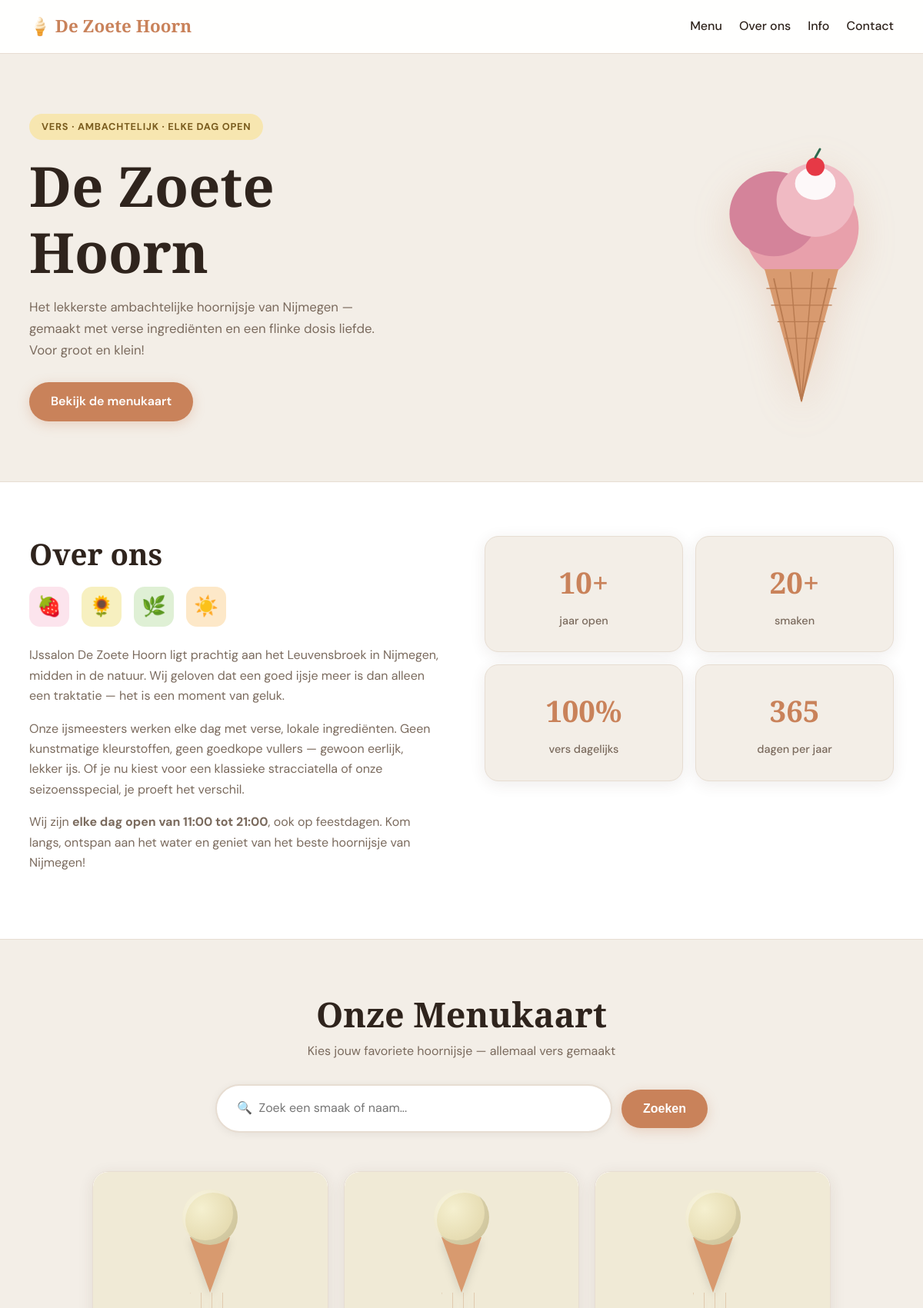
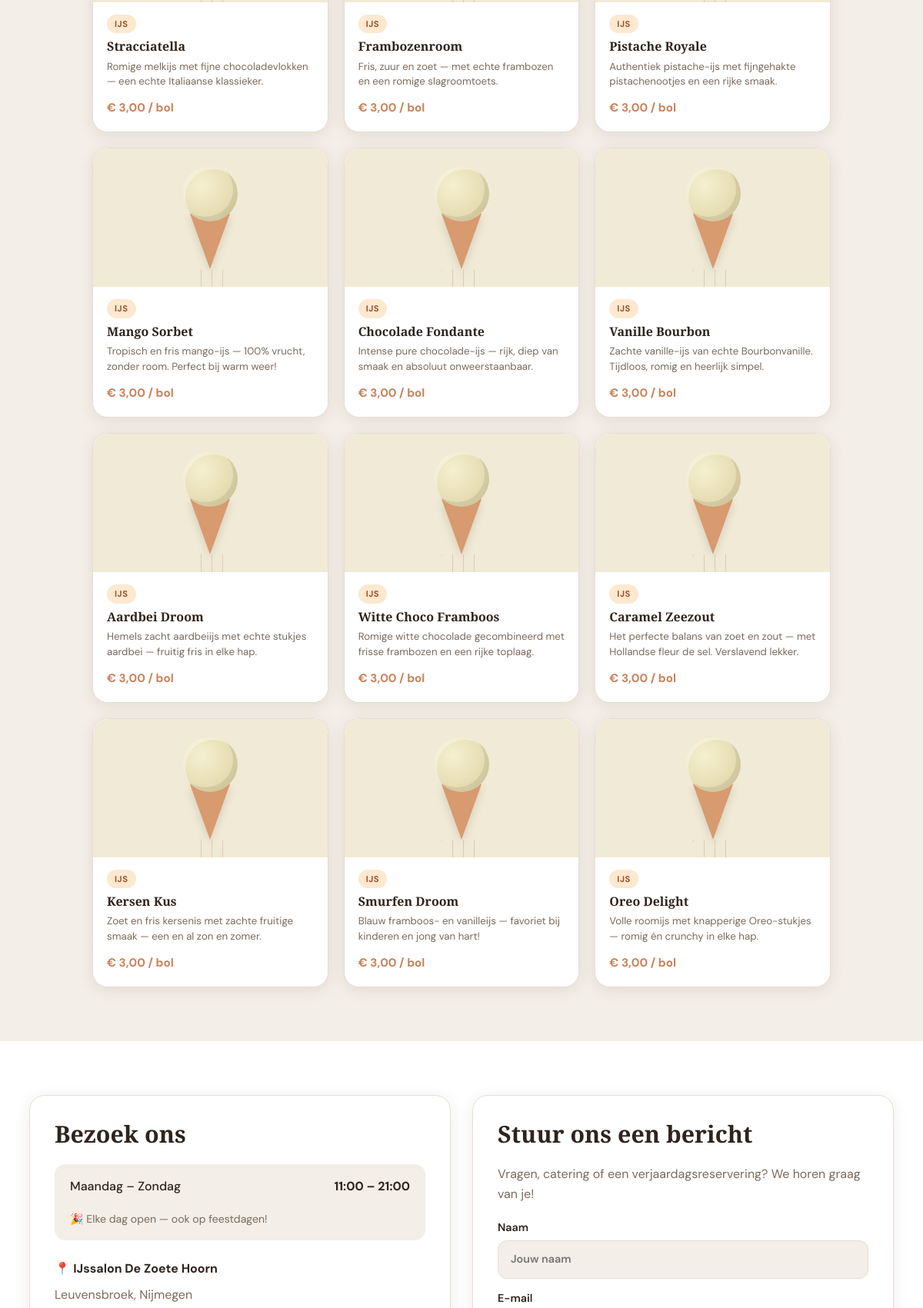
Page /app/index.php (upper part) on the committed database (2 pictures, top to bottom).
### tables this page shows
CREATE TABLE `menukaart` (
  `id` int NOT NULL,
  `titel` text NOT NULL,
  `omschrijving` text NOT NULL,
  `prijs` decimal(10,0) NOT NULL,
  `flavor` varchar(50) DEFAULT 'kt-creme'
);

### app/index.php (the view, shortened to what this page needs)
<?php
$connection = new PDO('mysql:host=mysql_db;dbname=Ijssalon;charset=utf8mb4', 'root', 'rootpassword');
$connection->setAttribute(PDO::ATTR_ERRMODE, PDO::ERRMODE_EXCEPTION);
$zoekterm = '';
if (isset($_GET['zoekknop'])) {
    $zoekterm = $_GET['zoekveld'];
    $sql = $connection->prepare("SELECT * FROM menukaart WHERE titel LIKE :filter OR omschrijving LIKE :filter");
    $sql->bindValue(':filter', '%' . $zoekterm . '%');
} else {
    $sql = $connection->prepare("SELECT * FROM menukaart");
}
$sql->execute();
$result = $sql->fetchAll();
?>
<!DOCTYPE html>
<html lang="nl">
<head>
    <link rel="stylesheet" href="style.css">
</head>
<body>
<nav>
    <div class="nav-inner">
        <span class="logo">🍦 De Zoete Hoorn</span>
        <ul>
            <li><a href="#menu">Menu</a></li>
            <li><a href="#over">Over ons</a></li>
            <li><a href="#info">Info</a></li>
            <li><a href="#contact">Contact</a></li>
        </ul>
    </div>
</nav>
<section class="hero">
    <div class="hero-tekst">
        <p class="hero-label">Vers · Ambachtelijk · Elke dag open</p>
        <h1>De Zoete Hoorn</h1>
        <p class="hero-sub">Het lekkerste ambachtelijke hoornijsje van Nijmegen — gemaakt met verse ingrediënten en een flinke dosis liefde. Voor groot en klein!</p>
        <a href="#menu" class="btn">Bekijk de menukaart</a>
    </div>
    <div class="hero-ijs" aria-hidden="true">
    </div>
</section>
<section class="over-ons" id="over">
    <div class="over-inner">
        <div class="over-tekst">
            <h2>Over ons</h2>
            <div class="over-icon-rij">
                <div class="over-icoon roze">🍓</div>
                <div class="over-icoon geel">🌻</div>
                <div class="over-icoon groen">🌿</div>
                <div class="over-icoon oranje">☀️</div>
            </div>
            <p>IJssalon De Zoete Hoorn ligt prachtig aan het Leuvensbroek in Nijmegen, midden in de natuur. Wij geloven dat een goed ijsje meer is dan alleen een traktatie — het is een moment van geluk.</p>
            <p>Onze ijsmeesters werken elke dag met verse, lokale ingrediënten. Geen kunstmatige kleurstoffen, geen goedkope vullers — gewoon eerlijk, lekker ijs. Of je nu kiest voor een klassieke stracciatella of onze seizoensspecial, je proeft het verschil.</p>
            <p>Wij zijn <strong>elke dag open van 11:00 tot 21:00</strong>, ook op feestdagen. Kom langs, ontspan aan het water en geniet van het beste hoornijsje van Nijmegen!</p>
        </div>
        <div class="over-feiten">
            <div class="feit">
                <span class="feit-getal">10+</span>
                <span>jaar open</span>
            </div>
            <div class="feit">
                <span class="feit-getal">20+</span>
                <span>smaken</span>
            </div>
            <div class="feit">
                <span class="feit-getal">100%</span>
                <span>vers dagelijks</span>
            </div>
            <div class="feit">
                <span class="feit-getal">365</span>
                <span>dagen per jaar</span>
            </div>
        </div>
    </div>
</section>
<section class="sectie" id="menu">
    <div class="sectie-kop">
        <h2>Onze Menukaart</h2>
        <p>Kies jouw favoriete hoornijsje — allemaal vers gemaakt</p>
    </div>
    <form method="get" class="zoek-form-menu">
        <input type="text" name="zoekveld" placeholder="🔍  Zoek een smaak of naam..." value="<?php echo htmlspecialchars($zoekterm); ?>">
        <button type="submit" name="zoekknop" class="btn">Zoeken</button>
    </form>
    <div class="menu-grid">
        <?php foreach ($result as $menuitem): ?>
            <article class="kaart">
                <div class="kaart-top <?php echo htmlspecialchars($menuitem['flavor'] ?? 'kt-creme'); ?>">
                    <div class="ice-icon">
                        <span class="scoop"></span>
                        <div class="cone-wrap">
                            <span class="cone-shape"></span>
                        </div>
                    </div>
                </div>
                <div class="kaart-body">
                    <span class="tag">IJs</span>
                    <h3><?php echo htmlspecialchars($menuitem['titel']); ?></h3>
                    <p><?php echo htmlspecialchars($menuitem['omschrijving']); ?></p>
                    <span class="prijs">€ <?php echo number_format((float)$menuitem['prijs'], 2, ',', '.'); ?> / bol</span>
                </div>
            </article>
        <?php endforeach; ?>
    </div>
</section>
<section class="sectie-alt" id="info">
    <div class="info-grid">
        <div class="info-blok">
            <h2>Bezoek ons</h2>
            <div class="uren-tabel">
                <div class="uren-rij">
                    <span>Maandag – Zondag</span>
                    <strong>11:00 – 21:00</strong>
                </div>
                <p class="uren-note">🎉 Elke dag open — ook op feestdagen!</p>
            </div>
            <div class="adres-blok">
                <p>📍 <strong>IJssalon De Zoete Hoorn</strong></p>
                <p>Leuvensbroek, Nijmegen</p>
            </div>
        </div>
        <div class="info-blok" id="contact">
            <h2>Stuur ons een bericht</h2>
            <p class="form-intro">Vragen, catering of een verjaardagsreservering? We horen graag van je!</p>
            <form class="form" method="post" action="#">
                <label>Naam<input type="text" name="naam" placeholder="Jouw naam" required></label>
                <label>E-mail<input type="email" name="email" placeholder="jouw@email.nl" required></label>
            </form>
        </div>
    </div>
</section>
</body>
</html>

### rows in the picture
menukaart: titel "Stracciatella", omschrijving "Romige melkijs met fijne chocoladevlokken — een echte Italiaanse klassieker.", prijs "3,00"
menukaart: titel "Frambozenroom", omschrijving "Fris, zuur en zoet — met echte frambozen en een romige slagroomtoets.", prijs "3,00"
menukaart: titel "Pistache Royale", omschrijving "Authentiek pistache-ijs met fijngehakte pistachenootjes en een rijke smaak.", prijs "3,00"
menukaart: titel "Mango Sorbet", omschrijving "Tropisch en fris mango-ijs — 100% vrucht, zonder room. Perfect bij warm weer!", prijs "3,00"
menukaart: titel "Chocolade Fondante", omschrijving "Intense pure chocolade-ijs — rijk, diep van smaak en absoluut onweerstaanbaar.", prijs "3,00"
menukaart: titel "Vanille Bourbon", omschrijving "Zachte vanille-ijs van echte Bourbonvanille. Tijdloos, romig en heerlijk simpel.", prijs "3,00"
menukaart: titel "Aardbei Droom", omschrijving "Hemels zacht aardbeiijs met echte stukjes aardbei — fruitig fris in elke hap.", prijs "3,00"
menukaart: titel "Witte Choco Framboos", omschrijving "Romige witte chocolade gecombineerd met frisse frambozen en een rijke toplaag.", prijs "3,00"
menukaart: titel "Caramel Zeezout", omschrijving "Het perfecte balans van zoet en zout — met Hollandse fleur de sel. Verslavend lekker.", prijs "3,00"
menukaart: titel "Kersen Kus", omschrijving "Zoet en fris kersenis met zachte fruitige smaak — een en al zon en zomer.", prijs "3,00"
menukaart: titel "Smurfen Droom", omschrijving "Blauw framboos- en vanilleijs — favoriet bij kinderen en jong van hart!", prijs "3,00"
menukaart: titel "Oreo Delight", omschrijving "Volle roomijs met knapperige Oreo-stukjes — romig én crunchy in elke hap.", prijs "3,00"
